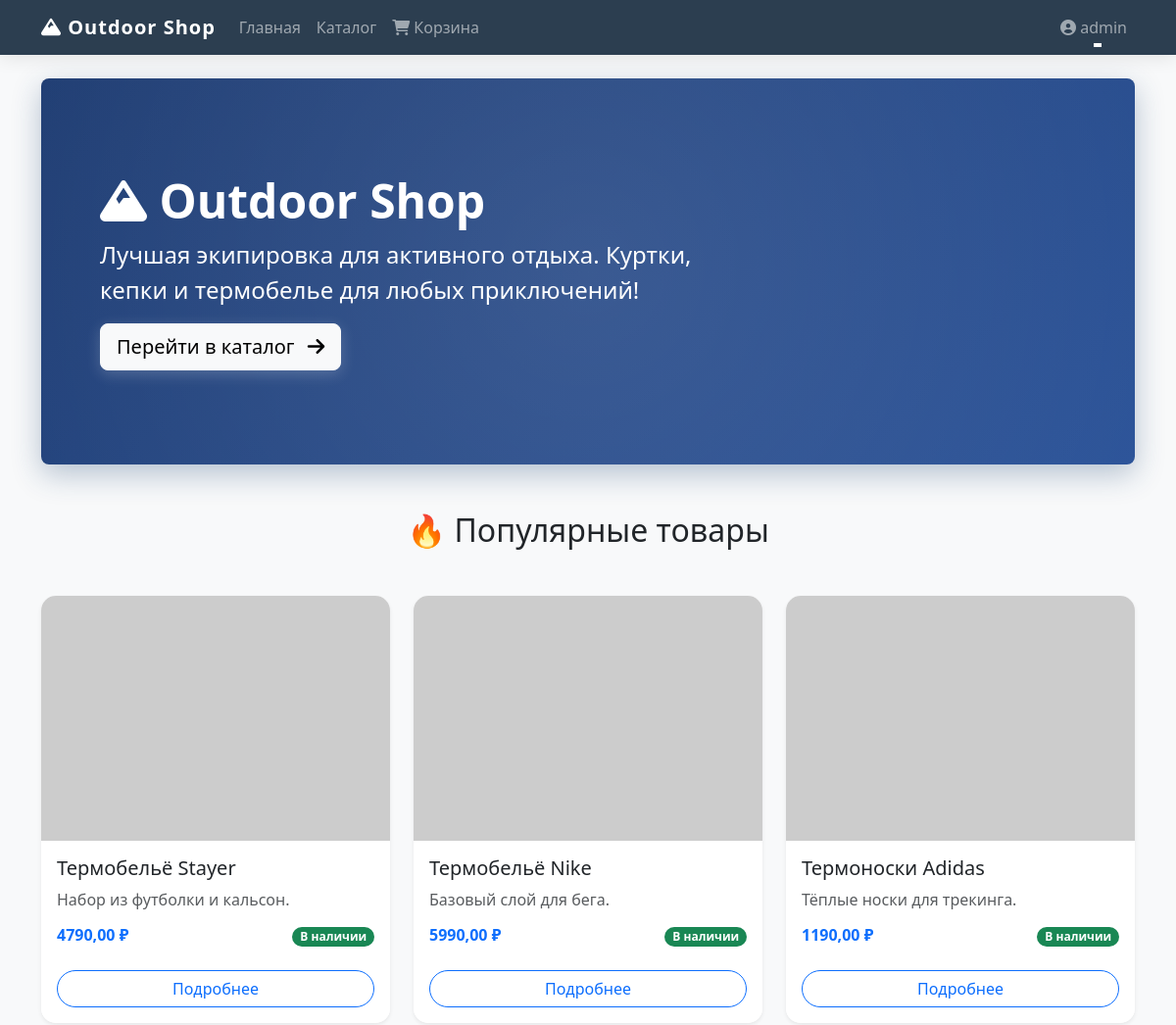
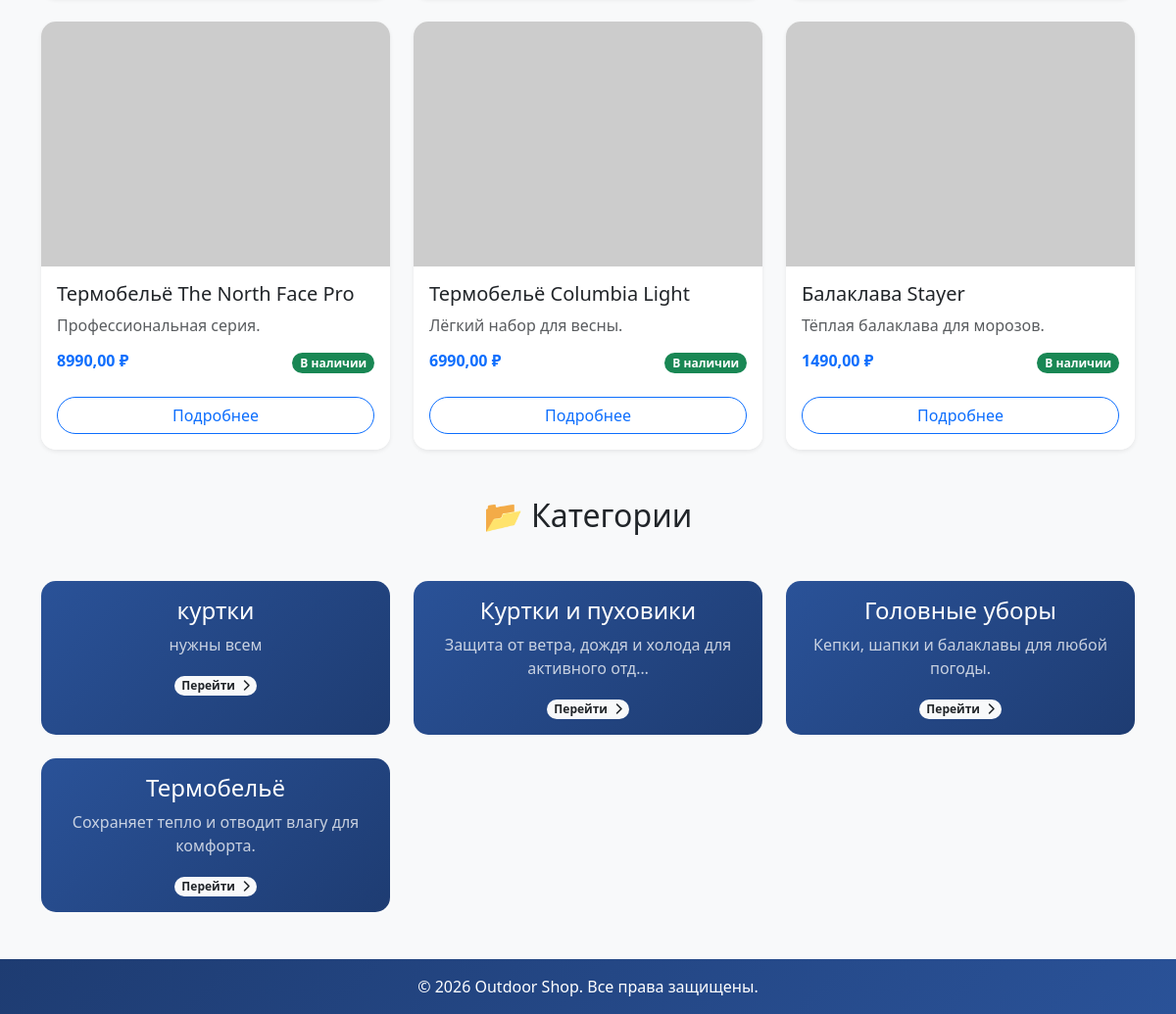
The app's page / (signed in) with its own data (2 pictures, top to bottom).
### shop/models.py (models this page shows, shortened)
class Product(models.Model):
    name = models.CharField(max_length=200, verbose_name="Название товара")
    description = models.TextField(verbose_name="Описание")
    product_image = models.ImageField(upload_to='products/', blank=True, null=True, verbose_name="Фото товара")
    price = models.DecimalField(max_digits=10, decimal_places=2, validators=[MinValueValidator(0)], verbose_name="Цена")
    stock = models.IntegerField(validators=[MinValueValidator(0)], verbose_name="Количество на складе")
    category = models.ForeignKey(Category, on_delete=models.CASCADE, related_name='products', verbose_name="Категория")
    manufacturer = models.ForeignKey(Manufacturer, on_delete=models.CASCADE, related_name='products', verbose_name="Производитель")
    class Meta: verbose_name_plural = "Товары"

class Category(models.Model):
    name = models.CharField(max_length=100, verbose_name="Название")
    description = models.TextField(blank=True, verbose_name="Описание")
    class Meta: verbose_name_plural = "Категории"

### shop/views.py (the view)
# urls.py: path('', views.index, name='index'),
def index(request):
    products = Product.objects.all().order_by('-id')[:6]
    categories = Category.objects.all()
    return render(request, 'shop/index.html', {'products': products, 'categories': categories})

### shop/templates/shop/index.html (shortened to what this page needs)
{% extends 'base.html' %}
{% load static %}
{% block content %}
    <div class="p-5 mb-4 hero-section text-white rounded-3 animate-on-scroll">
        <div class="container-fluid py-5">
            <h1 class="display-5 fw-bold animate-on-scroll delay-1">
                <i class="fas fa-mountain"></i> Outdoor Shop
            </h1>
            <p class="col-md-8 fs-4 animate-on-scroll delay-2">
                Лучшая экипировка для активного отдыха. Куртки, кепки и термобелье для любых приключений!
            </p>
            <a href="{% url 'product_list' %}" class="btn btn-light btn-lg animate-on-scroll delay-3">
                Перейти в каталог <i class="fas fa-arrow-right ms-2"></i>
            </a>
        </div>
    </div>
    <h2 class="text-center my-5 animate-on-scroll">🔥 Популярные товары</h2>
    <div class="row row-cols-1 row-cols-md-3 g-4">
        {% for product in products %}
        <div class="col animate-on-scroll delay-{{ forloop.counter }}">
            <div class="card h-100 shadow-sm">
                {% if product.product_image %}
                    <img src="{{ product.product_image.url }}" class="card-img-top" alt="{{ product.name }}" style="height: 250px; object-fit: cover;">
                {% else %}
                    <img src="https://via.placeholder.com/300x250?text=No+Image" class="card-img-top" alt="No image" style="height: 250px; object-fit: cover;">
                {% endif %}
                <div class="card-body">
                    <h5 class="card-title">{{ product.name }}</h5>
                    <p class="card-text text-muted">{{ product.description|truncatechars:60 }}</p>
                    <div class="d-flex justify-content-between align-items-center">
                        <h6 class="card-subtitle mb-0 text-primary fw-bold">{{ product.price }} ₽</h6>
                        <span class="badge bg-success rounded-pill">В наличии</span>
                    </div>
                </div>
                <div class="card-footer bg-white border-0 pb-3">
                    <a href="{% url 'product_detail' product.id %}" class="btn btn-outline-primary w-100">Подробнее</a>
                </div>
            </div>
        </div>
        {% empty %}
        <p class="text-center">Товаров пока нет.</p>
        {% endfor %}
    </div>
    <h2 class="text-center my-5 animate-on-scroll">📂 Категории</h2>
    <div class="row row-cols-1 row-cols-md-3 g-4 mb-5">
        {% for category in categories %}
        <div class="col animate-on-scroll delay-{{ forloop.counter|add:3 }}">
            <a href="{% url 'product_list' %}?category={{ category.id }}" class="text-decoration-none">
                <div class="card h-100 text-white bg-secondary category-card" style="background: linear-gradient(135deg, #2a5298, #1e3c72); transition: transform 0.3s;">
                    <div class="card-body text-center">
                        <h5 class="card-title fs-4">{{ category.name }}</h5>
                        <p class="card-text opacity-75">{{ category.description|truncatechars:50 }}</p>
                        <span class="badge bg-light text-dark rounded-pill">Перейти <i class="fas fa-chevron-right ms-1"></i></span>
                    </div>
                </div>
            </a>
        </div>
        {% empty %}
        <p class="text-center">Категории не созданы.</p>
        {% endfor %}
    </div>
{% endblock %}

### shop/templates/base.html (shortened to what this page needs)
{% load static %}
<!DOCTYPE html>
<html lang="ru">
<head>
    <link href="https://cdn.jsdelivr.net/npm/bootstrap@5.3.0-alpha1/dist/css/bootstrap.min.css" rel="stylesheet">
    <link rel="stylesheet" href="{% static 'css/style.css' %}">
    <link rel="stylesheet" href="https://cdnjs.cloudflare.com/ajax/libs/font-awesome/6.0.0/css/all.min.css">
</head>
<body>
    <nav class="navbar navbar-expand-lg navbar-dark" style="background-color: #2c3e50;">
        <div class="container">
            <a class="navbar-brand" href="{% url 'index' %}">
                <i class="fas fa-mountain"></i> Outdoor Shop
            </a>
            <div class="collapse navbar-collapse" id="navbarNav">
                <ul class="navbar-nav me-auto">
                    <li class="nav-item"><a class="nav-link" href="{% url 'index' %}">Главная</a></li>
                    <li class="nav-item"><a class="nav-link" href="{% url 'product_list' %}">Каталог</a></li>
                    <li class="nav-item"><a class="nav-link" href="{% url 'cart_view' %}"><i class="fas fa-shopping-cart"></i> Корзина</a></li>
                </ul>
                <ul class="navbar-nav">
                    {% if user.is_authenticated %}
                        <li class="nav-item dropdown">
                            <a class="nav-link dropdown-toggle" href="#" data-bs-toggle="dropdown">
                                <i class="fas fa-user-circle"></i> {{ user.username }}
                            </a>
                        </li>
                    {% else %}
                        <li class="nav-item"><a class="nav-link" href="{% url 'login' %}">Войти</a></li>
                        <li class="nav-item"><a class="nav-link" href="{% url 'register' %}">Регистрация</a></li>
                    {% endif %}
                </ul>
            </div>
        </div>
    </nav>
    <div class="container mt-4 animate-on-scroll">
        {% block content %}
        {% endblock %}
    </div>
    <footer class="bg-dark text-white text-center py-3 mt-5">
        <p class="mb-0">&copy; 2026 Outdoor Shop. Все права защищены.</p>
    </footer>
</body>
</html>

### shop/static/css/style.css (style rules this page uses)
body { background-color: #f8f9fa; font-family: 'Segoe UI', Tahoma, Geneva, Verdana, sans-serif; overflow-x: hidden; }
.animate-on-scroll { opacity: 0; animation: fadeInUp 0.8s ease-out forwards; }
.delay-1 { animation-delay: 0.1s; }
.delay-2 { animation-delay: 0.2s; }
.delay-3 { animation-delay: 0.3s; }
.delay-4 { animation-delay: 0.4s; }
.delay-5 { animation-delay: 0.5s; }
.delay-6 { animation-delay: 0.6s; }
.hero-section { background: linear-gradient(135deg, #1e3c72 0%, #2a5298 100%); color: white; border-radius: 20px; box-shadow: 0 10px 30px rgba(26, 67, 113, 0.3); position: relative; overflow: hidden; }
.hero-section::before { content: ''; position: absolute; top: -50%; left: -50%; width: 200%; height: 200%; background: radial-gradient(circle, rgba(255,255,255,0.1) 0%, transparent 60%); animation: heroFloat 15s infinite linear; }
.hero-section .btn { transition: all 0.3s ease; box-shadow: 0 4px 15px rgba(255, 255, 255, 0.2); }
.card { transition: all 0.4s cubic-bezier(0.175, 0.885, 0.32, 1.275); border: none; border-radius: 15px; overflow: hidden; background: white; }
.card-img-top { transition: transform 0.6s ease; }
.card-footer { background: transparent; border-top: 1px solid #f0f0f0; }
.btn-outline-primary { transition: all 0.3s ease; border-radius: 50px; }
.navbar { box-shadow: 0 2px 20px rgba(0, 0, 0, 0.1); backdrop-filter: blur(10px); }
.navbar-brand { font-weight: 700; letter-spacing: 1px; }
.nav-link { transition: color 0.3s ease; position: relative; }
.nav-link::after { content: ''; position: absolute; bottom: 0; left: 50%; width: 0; height: 2px; background: white; transition: all 0.3s ease; transform: translateX(-50%); }
footer { background: linear-gradient(135deg, #1e3c72, #2a5298); border-top: none; margin-top: 50px !important; }

### records on screen
Product: name "Термобельё Stayer", description "Набор из футболки и кальсон.", price "4790,00"
Product: name "Термобельё Nike", description "Базовый слой для бега.", price "5990,00"
Product: name "Термоноски Adidas", description "Тёплые носки для трекинга.", price "1190,00"
Product: name "Термобельё The North Face Pro", description "Профессиональная серия.", price "8990,00"
Product: name "Термобельё Columbia Light", description "Лёгкий набор для весны.", price "6990,00"
Product: name "Балаклава Stayer", description "Тёплая балаклава для морозов.", price "1490,00"
Category: name "куртки", description "нужны всем"
Category: name "Куртки и пуховики", description "Защита от ветра, дождя и холода для активного отд…"
Category: name "Головные уборы", description "Кепки, шапки и балаклавы для любой погоды."
Category: name "Термобельё", description "Сохраняет тепло и отводит влагу для комфорта."

### other values on screen
{{ user.username }} "admin"
